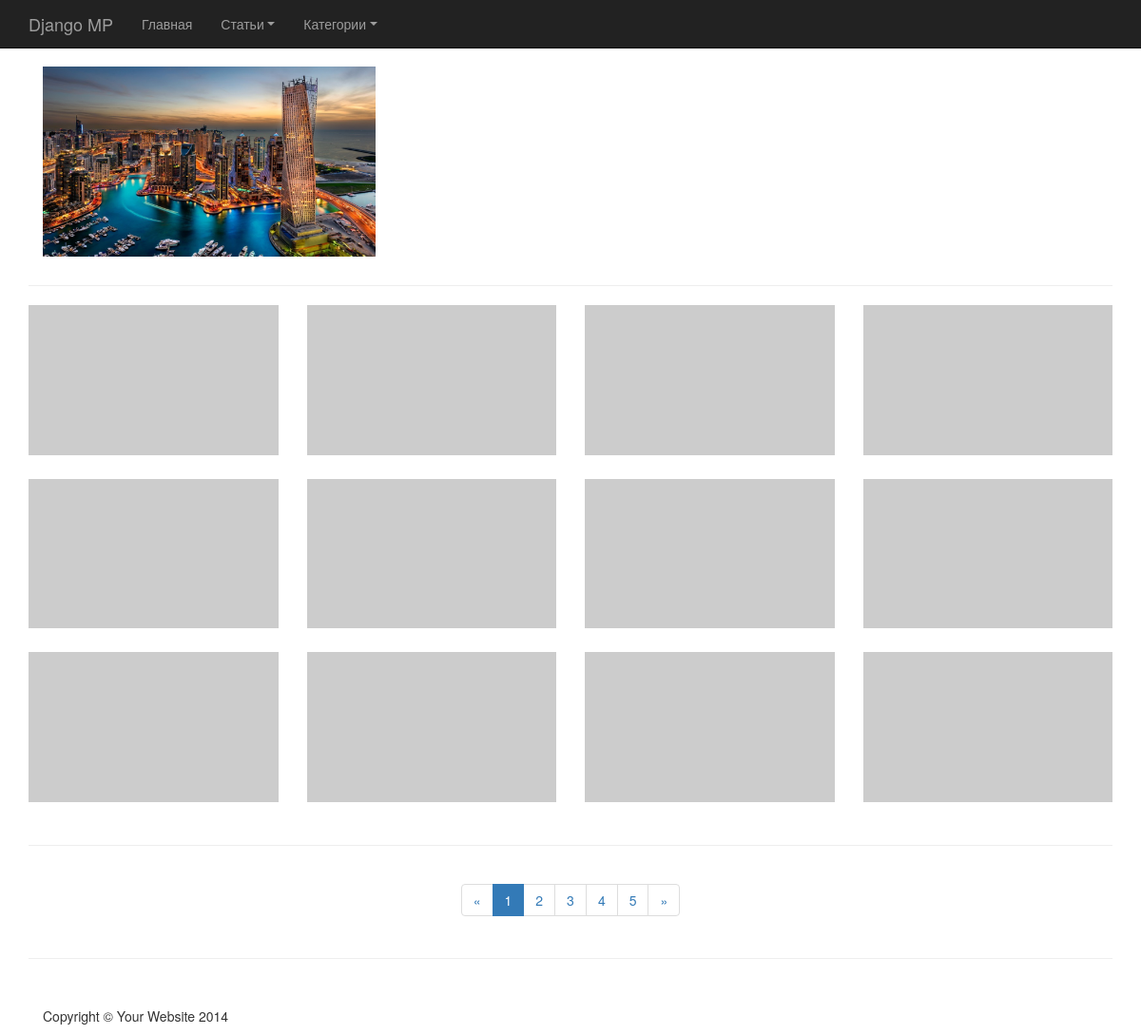
Before: /sport/futbol/ with the older database file.
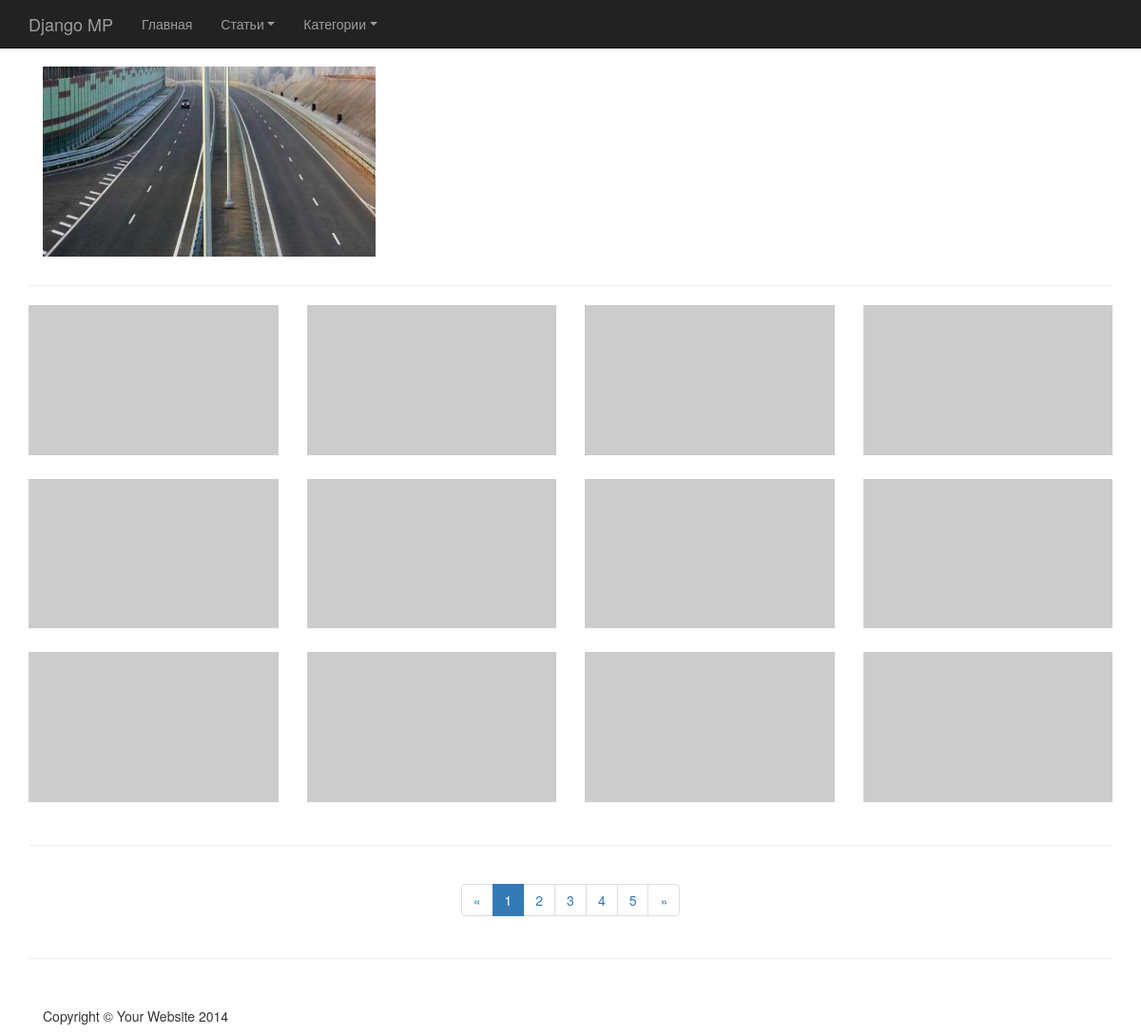
After: the same page with the newer database file.
### mediaportalapp/models.py (models this page shows, shortened)
class Article(models.Model):
    category = models.ForeignKey('Category', on_delete = models.CASCADE)
    title = models.CharField(max_length=120)
    slug = models.SlugField()
    image = models.ImageField(upload_to=generate_filename)
    content = models.TextField()
    likes = models.PositiveIntegerField(default=0)
    dislikes = models.PositiveIntegerField(default=0)

### mediaportalapp/views.py (the view)
# urls.py: url(r'^(?P<category>[-\w]+)/(?P<slug>[-\w]+)/$', ArticleDetailView.as_view(), name = 'article-detail'),
class ArticleDetailView(DeleteView, CategoryListMixin):
    model = Article
    template_name = 'article_detail.html'
    def get_context_data(self, *args, **kwargs):
        context = super(ArticleDetailView, self).get_context_data(
            *args, **kwargs)
        context['article'] = self.get_object()
        return context

### mediaportalapp/mixins.py (called while the page is built)
    def get_context_data(self, *arga, **kwargs):
        context = {}
        context['categories'] = Category.objects.all()
        return context

### mediaportalapp/models.py (called while the page is built)
    def get_absolute_url(self):
        return reverse('category-detail', kwargs={'slug':self.slug})

### mediaportalapp/templates/article_detail.html
{% extends 'index.html' %}

### mediaportalapp/templates/index.html (shortened to what the changed rows need)
<!DOCTYPE html>
<html lang="en">
<head>
    {% load static %}
    <link href="{% static 'css/bootstrap.min.css' %}" rel="stylesheet">
    <link href="{% static 'css/4-col-portfolio.css' %}" rel="stylesheet">
</head>
<body>
    {% block content %}
    <div class="container">
        <div class="row">
            <div class="col-sm-12">
                <div class="col-sm-4">
                    <p id="article_image">
                        <img src="{{ article.image.url }}" alt="" style="width:100%; height:200px">
                    </p>
                </div>
            </div>
        </div>
        {% endblock %}
    </div>
</body>
</html>

Changed rows visible on the page:
changed Article: image: a different picture
